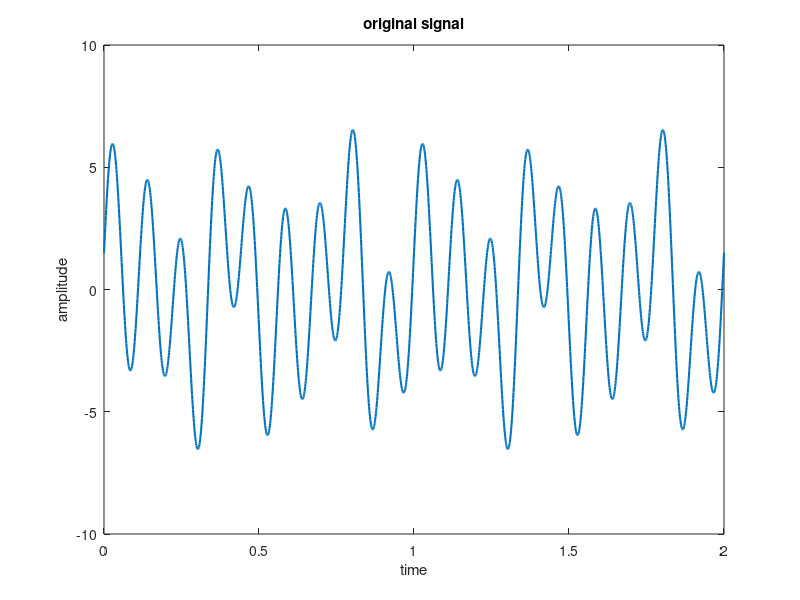
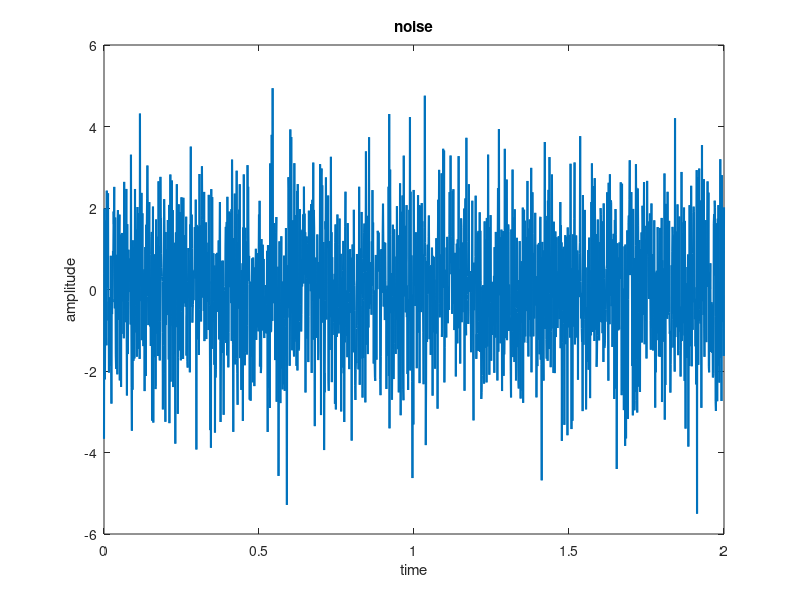
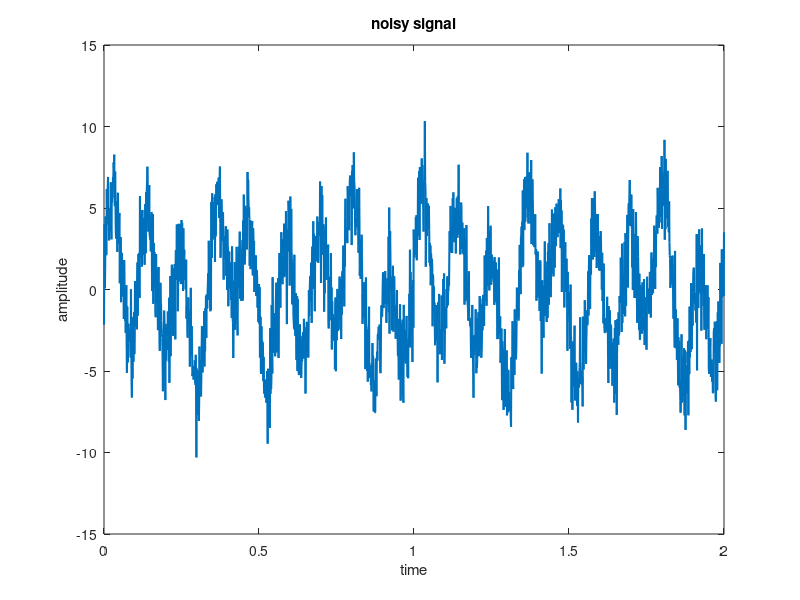
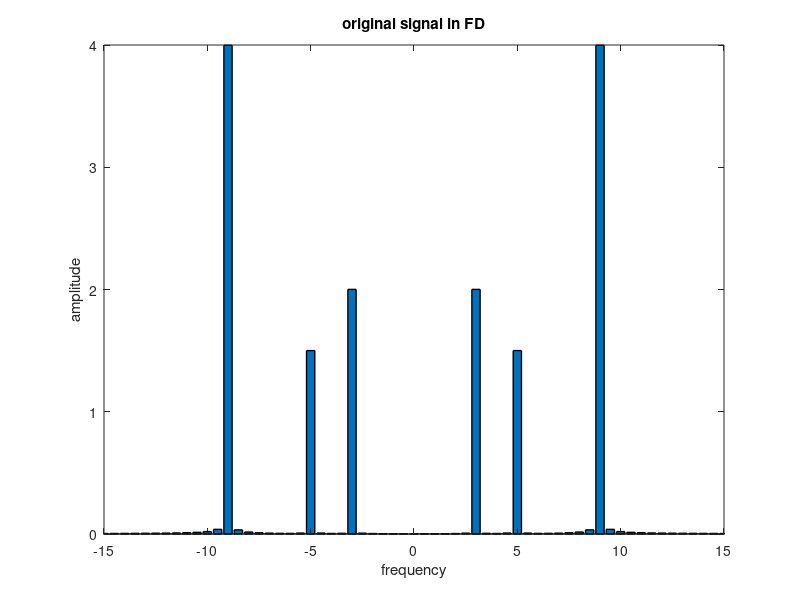

MATLAB code to generate these figures, in order:
%Importance of frequency domain analysis for noise reduction

clc;
clear all;
close all;

fs = 1000; %sampling frequency
t = 0:1/fs:2; % time array
x1 = 2*sin(2*pi*3*t);
x2 = 1.5*cos(2*pi*5*t);
x3 = 4*sin(2*pi*9*t);
x = x1 + x2 + x3; %audio signal
%noise
noise = 1.5*randn(size(x));
noisy_signal = x + noise;
% this is in time domain
% it has three frequency components.
% the frequency components are 3 Hz, 5 Hz, and 9 Hz
figure
plot(t,x,'linewidth',1.5)
xlabel('time')
ylabel('amplitude')
title('original signal')
figure
plot(t,noise,'linewidth',1.5)
xlabel('time')
ylabel('amplitude')
title('noise')
figure
plot(t,noisy_signal,'linewidth',1.5)
xlabel('time')
ylabel('amplitude')
title('noisy signal')

% we will do frequency conversion below
fx = abs(fftshift(fft(x)))/(length(x)/2); % original signal in FD
f_noise = abs(fftshift(fft(noise)))/(length(x)/2); % noise in FD
f_noisy_signal = abs(fftshift(fft(noisy_signal)))/(length(x)/2); % noisy signal in FD
freq = linspace(-fs/2, fs/2, length(x));

figure
bar(freq, fx,'linewidth',1)
xlim([-15 +15])
xlabel('frequency')
ylabel('amplitude')
title('original signal in FD')
figure
bar(freq, f_noise,'linewidth',1)
xlim([-15 +15])
xlabel('frequency')
ylabel('amplitude')
title('noise in FD')
figure
bar(freq, f_noisy_signal,'linewidth',1)
xlim([-15 +15])
xlabel('frequency')
ylabel('amplitude')
title('noisy signal in FD')